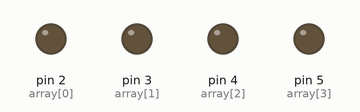
A sketch run on a simulated Arduino Uno, built with avr-gcc and run on an emulated ATmega328P. Parts: output pins drawn as LEDs (lit = HIGH).

Above: at 0.17 s.
At 0.87 s:
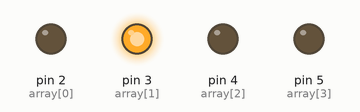
At 1.57 s:
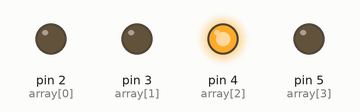
At 3.32 s:
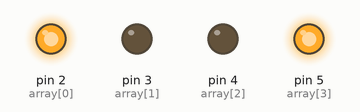
At 5.42 s:
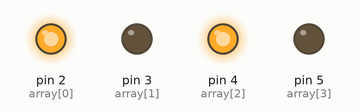
At 7.52 s:
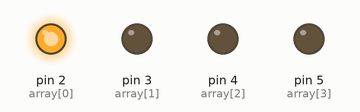
Timing chart, 0 to 8.1 s (numbered marks = the images above):
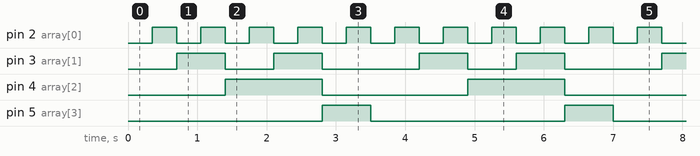

The sketch:

main_code.ino
```cpp
/*
  CREATOR : DALI FETHI ABDELLATIF
  DATE : 17/05/2024
  PLATFORM : ARDUINO UNO
  SIMULATION : TINKERCARD
*/
int array[] = {2, 3, 4, 5}, max = 4, counter = 0, value = 1, i = 0, time = 350;
bool state = 0;
void setup(void)
{
  for(int i = 0; i<max; ++i)
    pinMode(array[i], OUTPUT);
}
void loop(void)
{
  if(counter != 10)
  {
    if(i != 4)
    {
      state = value & counter;
      digitalWrite(array[i], state);
      ++i;
      value<<=1;
    }
    else
    {
      delay(time);
      i = 0;
      ++counter;
      state = 0;
      value = 1;
    }
  }
  else
    counter = 0;
}
```

Measured:
- by itself, pin 2 (array[0]): alternates HIGH for 0.35 s and LOW for 0.35 s
- by itself, pin 3 (array[1]): repeats every 3.5 s: LOW 0.70 s, HIGH 0.70 s, LOW 1.4 s, HIGH 0.70 s
- by itself, pin 4 (array[2]): alternates HIGH for 1.4 s and LOW for 2.1 s
- by itself, pin 5 (array[3]): alternates HIGH for 0.70 s and LOW for 2.8 s
